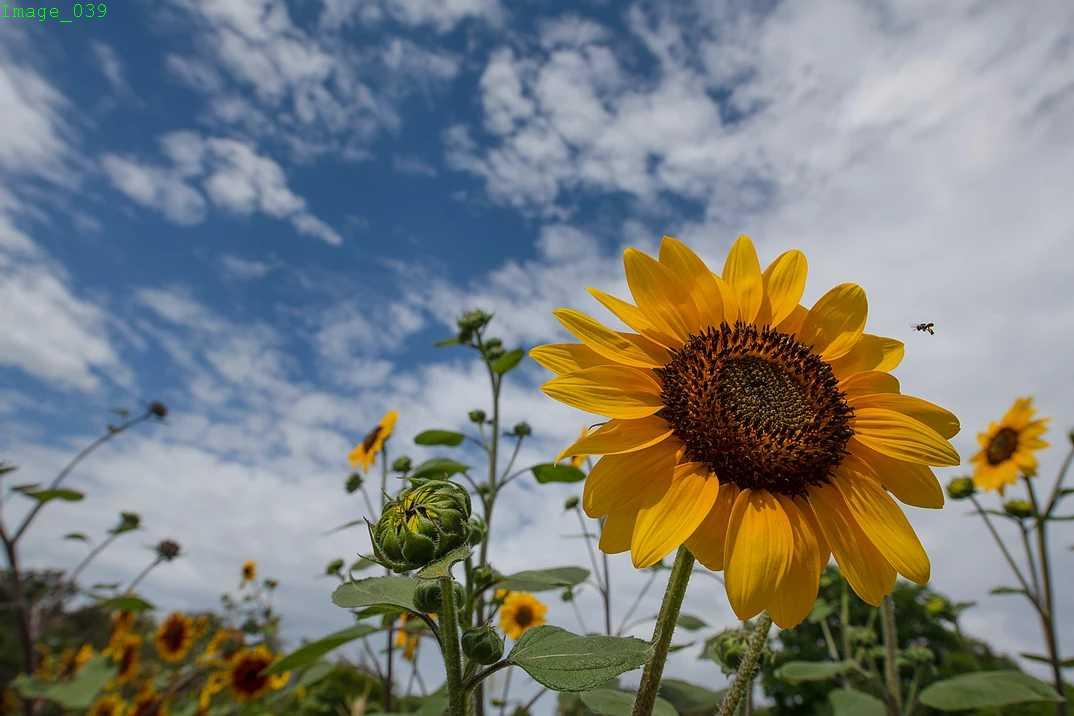
#> input picture jack.jpg, 1074 x 716 px, found by its file name
$ python lastthreebit.py
#> lines starting #> are read from the running program, lines starting #| are printed output that depends on the picture
import cv2
import matplotlib.pyplot as plt
import numpy as np

def plot_image(image, text, subplot):
    plt.subplot(1, 3, subplot)
    plt.imshow(cv2.cvtColor(image, cv2.COLOR_BGR2RGB))
    plt.title(text)

original_image = cv2.resize(cv2.imread('Jack.jpg', cv2.IMREAD_GRAYSCALE), (512, 512))
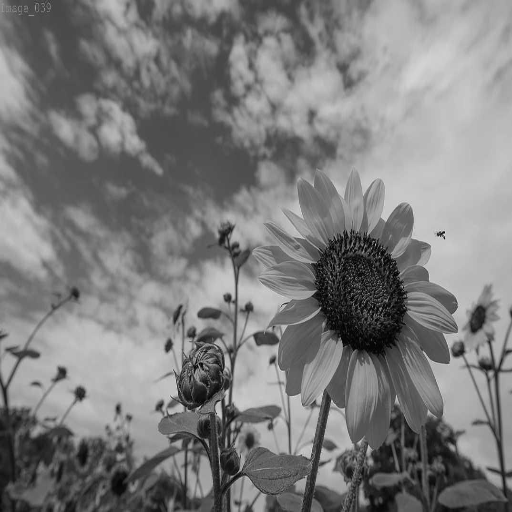
#> original_image: shape (512, 512); min 0, max 225, mean 124.5
plot_image(original_image, "Original Image", 1)

three_bit_image = (original_image >> 5) << 5
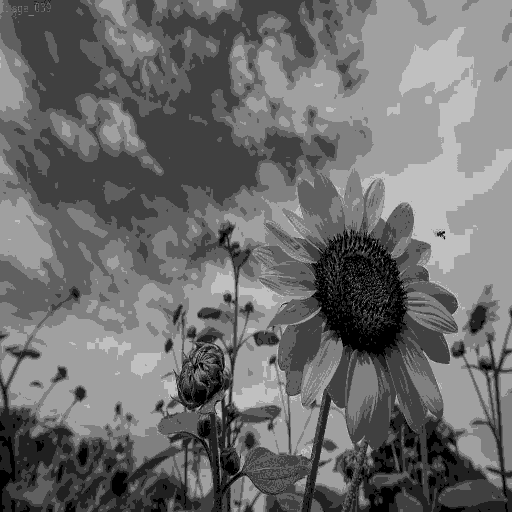
#> three_bit_image: shape (512, 512); min 0, max 224, mean 108.5
plot_image(three_bit_image, "Image using last 3 bits", 2)


image = cv2.absdiff(np.uint8(original_image), np.uint8(three_bit_image))
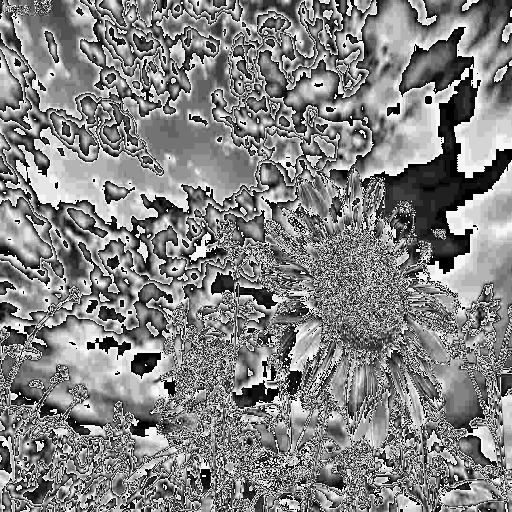
#> image: shape (512, 512); min 0, max 31, mean 16; drawn with min black and max white
plot_image(image, "Difference Image", 3)

plt.show()
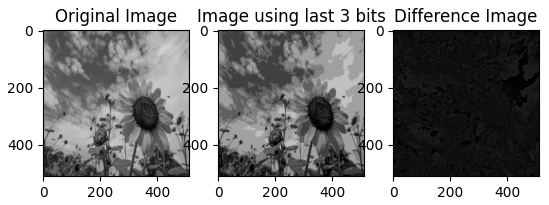
#> figure drawn by matplotlib, 3 panels
